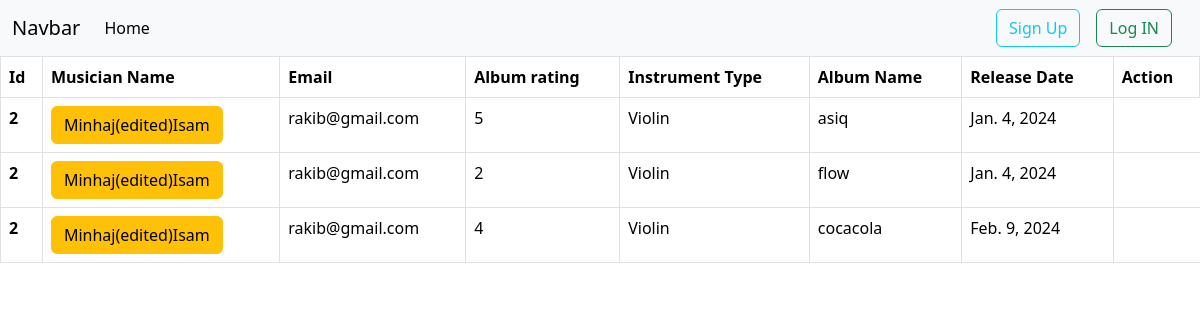
The page / on the database its author committed.
### Album/models.py (models this page shows, shortened)
class album(models.Model):
    album_name=models.CharField(max_length=20)
    musician=models.ForeignKey(musician,on_delete=models.CASCADE)
    relaease_date=models.DateField(default=timezone.now)
    rating = models.CharField(max_length=1, choices=RATINGS,blank=True,null=True)

### musicians/models.py (models this page shows, shortened)
class musician(models.Model):
    first_name=models.CharField(max_length=50)
    last_name=models.CharField(max_length=40)
    Email=models.EmailField(max_length=100)
    Phone_number=models.CharField(max_length=11)
    instruments=[('Piano','Piano'),('Mridangam','Mridangam'),('Flute','Flute'),('Violin','Violin')]
    instrument_type=models.CharField(max_length=10,choices=instruments)

### Musiciansdirectory/views.py (the view)
# urls.py: 2. Add a URL to urlpatterns:  path('', views.home, name='home')
def home(request):
    data=album.objects.all()
    return render(request,'home.html',{'data':data})

### templates/home.html (shortened to what this page needs)
{%extends 'base.html'%}
{%block content%}
<table class="table table-bordered">
    <thead>
        <tr>
            <th scope="col">Id</th>
            <th scope="col">Musician Name</th>
            <th scope="col">Email</th>
            <th scope="col">Album rating</th>
            <th scope="col">Instrument Type</th>
            <th scope="col">Album Name</th>
            <th scope="col">Release Date</th>
            <th scope="col">Action</th>
        </tr>
    </thead>
    <tbody>
        {%for post in data%}
        <tr>
            <th scope="row">{{post.musician.id}}</th>
            <td>
                <a href="% url 'EditMusician' post.musician.id %" class="btn btn-warning">
                    {{post.musician.first_name}}{{post.musician.last_name}}
                </a>
            </td>
            <td>{{post.musician.Email}}</td>
            <td>{{post.rating}}</td>
            <td>{{post.musician.instrument_type}}</td>
            <td>{{post.album_name}}</td>
            <td>{{post.relaease_date}}</td>
        </tr>
        {%endfor%}
    </tbody>
</table>
{%endblock%}

### templates/base.html (shortened to what this page needs)
<!doctype html>
<html lang="en">
<head>
    <link href="https://cdn.jsdelivr.net/npm/bootstrap@5.3.2/dist/css/bootstrap.min.css" rel="stylesheet"
>
</head>
<body>
    <nav class="navbar navbar-expand-lg bg-body-tertiary">
        <div class="container-fluid">
            <a class="navbar-brand" href="#">Navbar</a>
            <div class="collapse navbar-collapse" id="navbarSupportedContent">
                <ul class="navbar-nav me-auto mb-2 mb-lg-0">
                    <li class="nav-item">
                        <a class="nav-link active" aria-current="page" href="{%url 'home'%}">Home</a>
                    </li>
                </ul>
                <form class="d-flex" role="search">
                    {%if request.user.is_authenticated %}
                    <button class="btn btn-outline-success mx-3" type="submit"><a
                            href="{%url 'logout' %}">Logout</a></button>
                    {%else%}
                    <a class="btn btn-outline-info" href="{%url 'register' %}">Sign Up</a>
                    <a class="btn btn-outline-success mx-3" href="{%url 'user_login' %}">Log
                        IN</a>
                    {%endif%}
                </form>
            </div>
        </div>
    </nav>
    {%block content%}
    {%endblock%}
</body>
</html>

### rows shown on the page
album: musician.id "2", musician.first_name "Minhaj(edited)", musician.last_name "Isam", musician.Email "rakib@gmail.com", rating "5", musician.instrument_type "Violin", album_name "asiq", relaease_date "Jan. 4, 2024"
album: musician.id "2", musician.first_name "Minhaj(edited)", musician.last_name "Isam", musician.Email "rakib@gmail.com", rating "2", musician.instrument_type "Violin", album_name "flow", relaease_date "Jan. 4, 2024"
album: musician.id "2", musician.first_name "Minhaj(edited)", musician.last_name "Isam", musician.Email "rakib@gmail.com", rating "4", musician.instrument_type "Violin", album_name "cocacola", relaease_date "Feb. 9, 2024"
